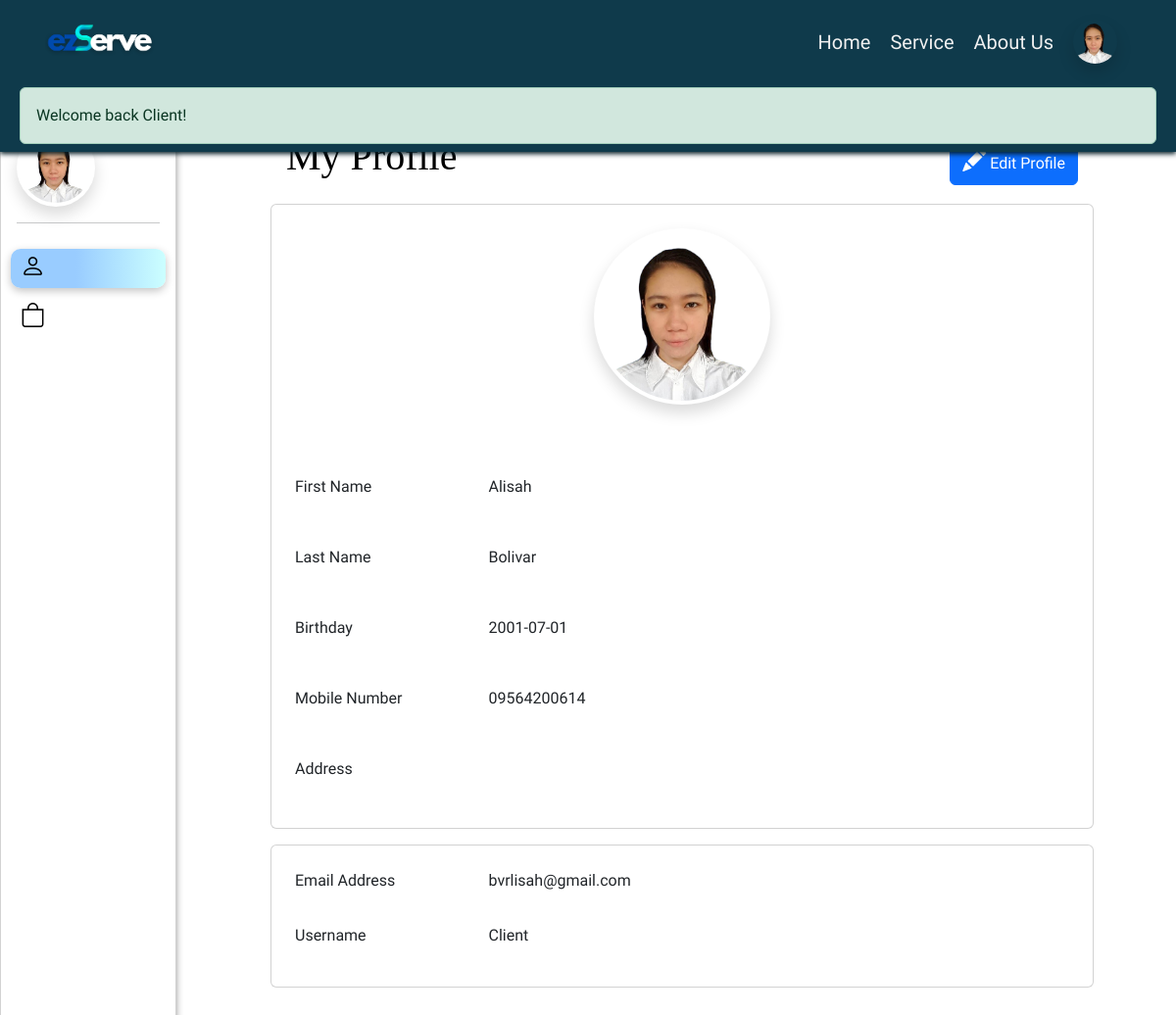
Before: /?page=client_profile (signed in) with the older database file.
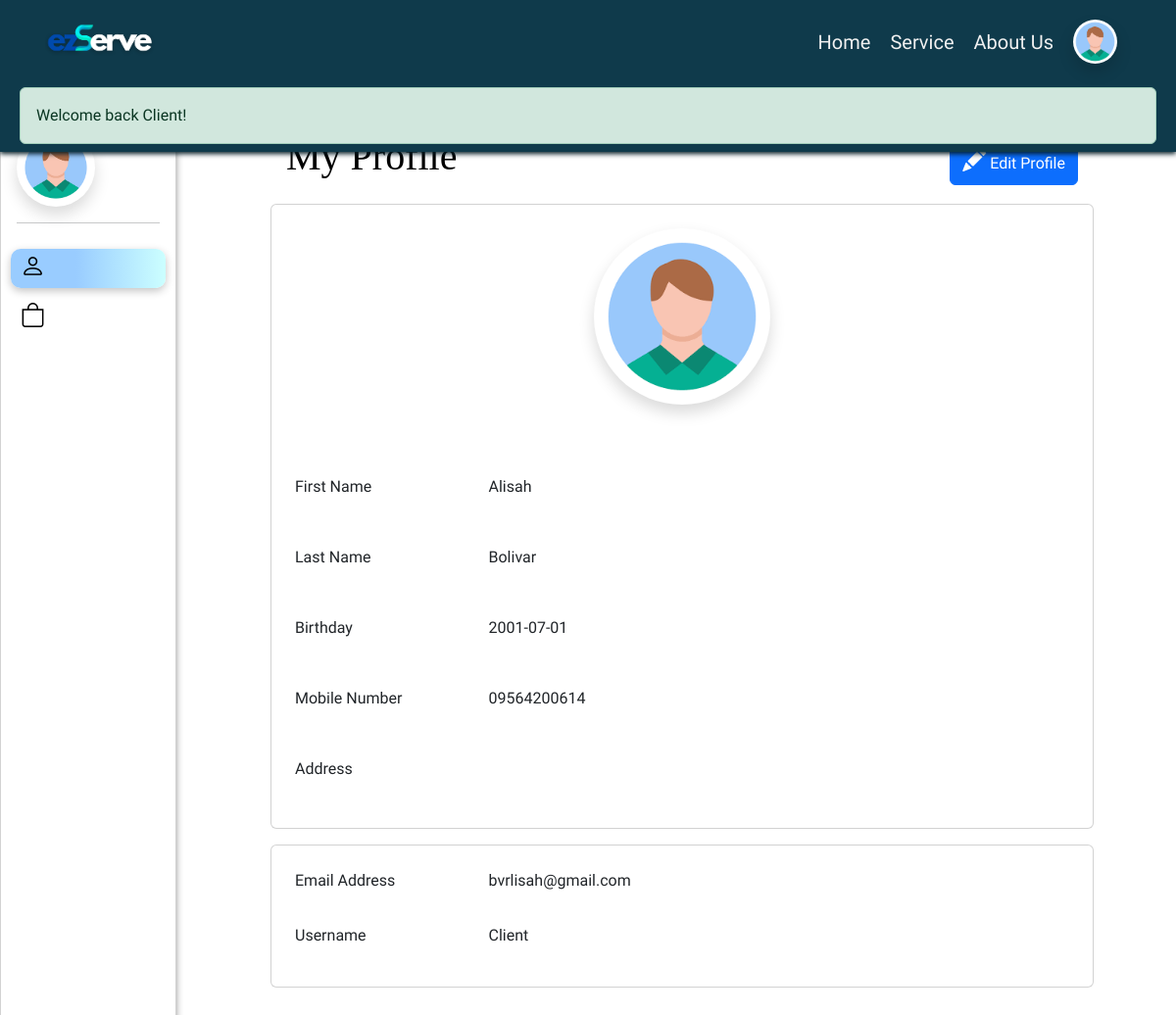
After: the same page with the newer database file.
### tables this page shows
CREATE TABLE `client` (
  `clientID` int(11) NOT NULL,
  `fname` varchar(50) NOT NULL,
  `lname` varchar(50) NOT NULL,
  `birthday` date NOT NULL,
  `email` varchar(50) NOT NULL,
  `verification_code` int(100) NOT NULL,
  `number` varchar(30) NOT NULL,
  `ownerAddress` varchar(255) NOT NULL,
  `username` varchar(100) NOT NULL,
  `password` varchar(100) NOT NULL,
  `repassword` varchar(100) NOT NULL,
  `usertype` varchar(50) NOT NULL,
  `profileImage` longblob NOT NULL,
  `status` tinyint(4) NOT NULL,
  `created` timestamp NOT NULL DEFAULT current_timestamp(),
  `updated` timestamp NOT NULL DEFAULT current_timestamp()
);

### functions.php (called while the page is built, shortened)
<?php
function element( $el ) {
	include ROOT_DIR . "/elements/$el.php";
}

### index.php (called while the page is built, shortened)
<?php
	require 'functions.php';
	require 'page.php';
?>

### app/functions/userFunction.php (called while the page is built, shortened)
<?php
function viewUser($userID) {
    global $DB;
    $usertype = $_SESSION[AUTH_TYPE];
    if ($usertype === 'client') {
        $query = $DB->prepare("SELECT * FROM client WHERE clientID = ?");
    } elseif ($usertype === 'business owner') {
        $query = $DB->prepare("SELECT * FROM business_owner WHERE ownerID = ?");
    } else {
        return null;
    }
    $query->bind_param("i", $userID);
    $query->execute();
    $result = $query->get_result();
    $user = $result->fetch_object();
    return $user;
}
?>

### elements/profile-form.php (the view, shortened to what the changed rows need)
<?php
$userData = viewUser($_SESSION['userID']);
$fname = $userData->fname;
$lname = $userData->lname;
$birthday = $userData->birthday;
$email = $userData->email;
$number = $userData->number;
$username = $userData->username;
$profileImage = $userData->profileImage;
?>
<div class="pb-5" style="height: auto">
<div id="profile" class="profile" style="margin: 120px 0 0 23%; width: 70vw">
  <div class="d-flex justify-content-between align-items-center p-3">
    <h1>My Profile</h1>
  </div>
  <form id="profileForm" method="POST" class="pb-5" enctype="multipart/form-data">
    <div class="form">
      <div class="card p-4 mb-3">
        <div class="row g-3">
          <div class="d-flex justify-content-center align-items-center mb-2">
            <div>
              <img class="profileImg rounded-circle shadow p-1 mb-5 bg-white" id="preview_profile" alt="Profile Image"
                   src="<?php echo !empty($profileImage) ? $profileImage : 'assets/images/profile-placeholder.jpg'; ?>"
                   style="width: 180px">
            </div>
          </div>
          <div class="fields mb-3">
            <label class="mb-2 col-lg-3 col-sm-5" for="fname">First Name</label>
            <p id="fnameDisplay" style="display:block"><?php echo $fname; ?></p>
          </div>
          <div class="fields mb-3">
            <label class="mb-2 col-lg-3 col-sm-5" for="lname">Last Name</label>
            <p id="lnameDisplay" style="display:block"><?php echo $lname; ?></p>
          </div>
          <div class="fields mb-3">
            <label class="mb-2 col-lg-3 col-sm-5" for="birthday">Birthday</label>
            <p id="birthdayDisplay" style="display:block"><?php echo $birthday; ?></p>
          </div>
          <div class="fields mb-3">
            <label class="mb-2 col-lg-3 col-sm-5" for="number">Mobile Number</label>
            <p id="numberDisplay" style="display:block"><?php echo $number; ?></p>
          </div>
        </div>
      </div>
      <div class="card p-4">
        <div class="fields mb-3">
          <label class="mb-2 col-lg-3 col-sm-5" for="email">Email Address</label>
          <p id="emailDisplay" style="display:block"><?php echo $email; ?></p>
        </div>
        <div class="fields">
          <label class="mb-2 col-lg-3 col-sm-5" for="username">Username</label>
          <p id="usernameDisplay" style="display:block"><?php echo $username; ?></p>
        </div>
      </div>
    </div>
  </form>
</div>

### elements/header.php (shortened to what the changed rows need)
<?php if( ! defined( 'ACCESS' ) ) die( 'DIRECT ACCESS NOT ALLOWED' );
if (isset($_SESSION['userID'])) {
    $userData = viewUser($_SESSION['userID']);
    $profileImage = !empty($userData->profileImage) ? $userData->profileImage : '';
} else {
    $profileImage = '';
}
?>
<!DOCTYPE html>
<html lang="en">
<head>
    <link href="https://cdn.jsdelivr.net/npm/bootstrap@5.3.0/dist/css/bootstrap.min.css" rel="stylesheet">
    <link rel="stylesheet" href="https://cdn.jsdelivr.net/npm/bootstrap-icons@1.3.0/font/bootstrap-icons.css">
    <link href="./assets/view.css" rel="stylesheet">
  </head>
<body>
    <header class="header align-items-center justify-content-center fixed-top  " style="height: auto">
    <div class=" header-nav d-flex justify-content-between align-items-center" style="height: auto">
        <nav class="d-flex  align-items-center ">
        <ul class="burger-menu " id="burgerDropdown" >
                <?php if (isset($_SESSION[AUTH_ID])) { ?>
            <li class="dropdown profile-drop" >
            <?php if (isset($_SESSION[AUTH_NAME])): ?>
                <a class="d-flex" href="#" id="navbarDropdown" role="button" data-bs-toggle="dropdown" aria-expanded="false">
                    <?php if (isset($_SESSION[AUTH_ID]) && !empty($profileImage)): ?>
                        <img class=" rounded-circle shadow " src="<?php echo $profileImage; ?>" alt="User's Picture" style="width: 45px; height: 45px;">
                    <?php else: ?>
                        <i class="bi bi-person-circle" style="font-size: 45px"></i>
                    <?php endif; ?>
                </a>
            <?php else: ?>
                <a class="d-flex" href="#" id="navbarDropdown" role="button" data-bs-toggle="dropdown" aria-expanded="false">
                    <i class="bi bi-person-fill"></i>
                </a>
            <?php endif; ?>
            </li>
        <?php } ?>
    </ul>
</nav>
    </div>
</header>

### elements/client-side-nav.php (shortened to what the changed rows need)
<?php
$userData = viewUser($_SESSION['userID']);
$profileImage = $userData->profileImage;
?>
<div class="side-nav card fixed-top  rounded-4 bg-opacity-10 bg-white">
<?php if (isset($_SESSION[AUTH_ID])) { ?>
    <?php if ($_SESSION[AUTH_TYPE] === 'client') { ?>
      <div class="d-flex mx-3 justify-content-start align-items-center">
    <?php if (!empty($profileImage)): ?>
        <img class="profileImg rounded-circle shadow p-1 bg-white" id="preview_profileImage" alt="Profile Image"
            src="<?php echo $profileImage; ?>" style="width:5rem; height: 5rem">
    <?php else: ?>
        <i class="bi bi-person-circle" style="font-size: 2rem"></i>
    <?php endif; ?>
</div>
    <?php } ?>
           <?php } ?>
      </div>

Changed rows visible on the page:
changed client "Alisah": profileImage: a different picture
